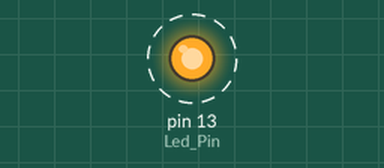
Bench run of a sketch on a simulated Arduino Uno, built with avr-gcc and run on an emulated ATmega328P. Parts: output pins drawn as LEDs (lit = HIGH). Dashed ring = blinking.

Above: at 0.5 s.
Timing chart, 0 to 4.6 s (numbered marks = the images above):
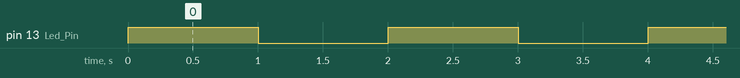

Measured:
- by itself, pin 13 (Led_Pin): alternates HIGH for 1.0 s and LOW for 1.0 s

The sketch:

arduino_4_61.ino
```cpp
// C++ code
//
int Led_Pin = 13;
void setup()
{
  pinMode(13, OUTPUT);
}

void loop()
{
  digitalWrite(Led_Pin, HIGH);
  delay(1000); // Wait for 1000 millisecond(s)
  digitalWrite(Led_Pin, LOW);
  delay(1000); // Wait for 1000 millisecond(s)
}
```
